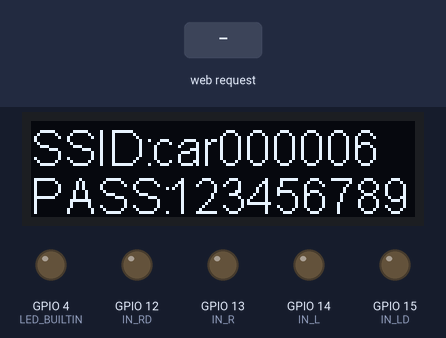
Recording of a sketch running on a simulated ESP32. On the bench: 128×32 one-colour display, output pins drawn as LEDs (lit = HIGH). The test bench sets the inputs (shaded band). WiFi joins after 1.5 s; servers stay silent unless stated; EEPROM starts erased; what the sketch prints to the serial monitor is not drawn.

Above: at 3.6 s.
At 5.7 s:
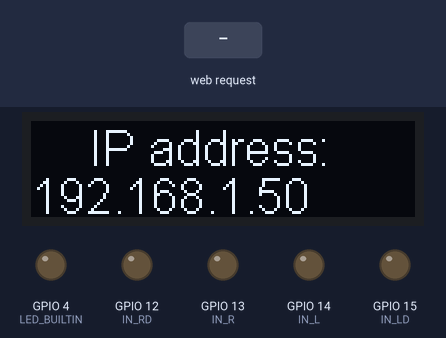
5.8 s: HTTP request GET /led/built_in/ received
At 6.5 s:
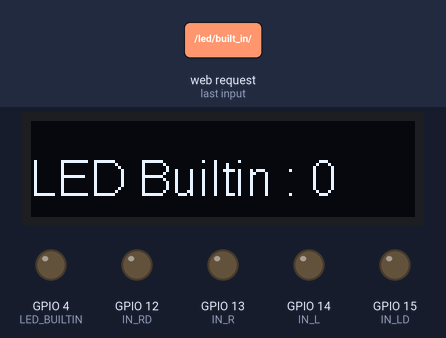
7.3 s: HTTP request GET /motor/ received
8.8 s: HTTP request GET /forward received
Timing chart, 0 to 11.8 s (numbered marks = the images above; inputs shaded):
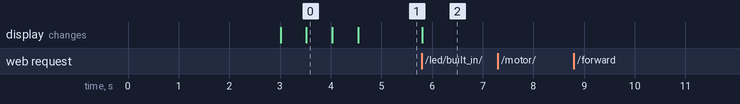

Measured:
- after the input at 5.8 s, the display: changes at once (image 2)
- after the input at 7.3 s, every drawn part: stays the same
- after the input at 8.8 s, every drawn part: stays the same

The sketch:

8_6_4.ino
```cpp
#include "EEPROM.h"
#include "SSD1306Wire.h"        // legacy: #include "SSD1306.h"
#include <WiFi.h>
#include <Wire.h>

#define SSID_EEP_ADDR 0
#define WiFi_NAME "car000006"
#define PASSWORD "123456789"
#define LED_BUILTIN 4


#define IN_R 13
#define IN_L 14
#define IN_RD 12  //HIGH 후진, LOW 전진
#define IN_LD 15  //HIGH 전진, LOW 후진

int TIME_INTERVAL = 3000;

SSD1306Wire display(0x3c, 0, 2, GEOMETRY_128_32);

WiFiServer server(80);  //포트번호 설정 (생략가능)

void setup() {

  Serial.begin(115200);
  delay(3000);

  pinMode(LED_BUILTIN,OUTPUT);

   //모터 회전수
  pinMode(IN_R,OUTPUT);
  pinMode(IN_L,OUTPUT);

  //모터 회전방향
  pinMode(IN_RD,OUTPUT);
  pinMode(IN_LD,OUTPUT);

  EEPROM.begin(10);
  String read_eep_ssid = EEPROM.readString(SSID_EEP_ADDR);

  if(read_eep_ssid != WiFi_NAME){
    EEPROM.writeString(SSID_EEP_ADDR, WiFi_NAME);
    EEPROM.commit();
  }

  //OLED 초기화
  display.init();

  display.flipScreenVertically();
  display.setFont(ArialMT_Plain_16);
  display.setTextAlignment(TEXT_ALIGN_LEFT);

  // //OLED 표시
  // read_eep_ssid = EEPROM.readString(SSID_EEP_ADDR);
  // display.clear();
  // display.drawString(0,0,read_eep_ssid);
  // display.display();


  //wifi 연결
  read_eep_ssid = EEPROM.readString(SSID_EEP_ADDR);
  const char* ssid = read_eep_ssid.c_str();
  WiFi.begin(ssid, PASSWORD);

  int wifi_status = 0;
  while (WiFi.status() != WL_CONNECTED) {
    delay(500);
    //연결대기중
    if(wifi_status == 0){
      display.clear();
      display.drawString(0, 0, "SSID:");
      display.drawString(40, 0, ssid);
      display.drawString(0, 16, "PASS:");
      display.drawString(45, 16, PASSWORD);
      display.display();
    }
    else{
      display.clear();
      display.drawString(0, 0, "SSID:");
      display.drawString(40, 0, ssid);
      display.drawString(120, 0, ".");
      display.drawString(0, 16, "PASS:");
      display.drawString(45, 16, PASSWORD);
      display.display();
    }

    wifi_status = !wifi_status;
  }

  //연결 성공.
  display.clear();
  display.drawString(20, 0, "IP address:");
  display.drawString(0, 16, ip2Str(WiFi.localIP()));
  display.display();

  server.begin();  // 서버 동작
}

void loop() {
  WiFiClient client = server.available();   // 새로운 클라이언트 생성
  if (client) {                             // 클라이언트가 만들어지고
    Serial.println("create client");
    String currentLine = "";                // 클라이언트에서 받을 문자열 변수준비

    while (client.connected()) {            // 연결될 때까지...
      if (client.available()) {             // 클라이언트에서 문자를 받으면
        char c = client.read();             // 문자를 byte 단위로 읽고, 문자로 저장

        if (c == '\n') {                    // 문자가 개행문자이면..

          break;
        } else if (c != '\r') {
          currentLine += c;
        }
      }
    }


    Serial.println(currentLine);

    String led_url = "/led/built_in/";
    String motor_url = "/motor/" ;
    if(currentLine.indexOf(led_url)>0){
      int index = currentLine.indexOf(led_url)+led_url.length();
      int num = currentLine.substring(index,index+3).toInt();

      Serial.println(num);
      led_lighting(num);
    }

    if(currentLine.indexOf(motor_url)>0){
      int speed = 255;
      if(currentLine.indexOf("forward")>0){
        car_FW(speed);
        delay(TIME_INTERVAL);
      }
      if(currentLine.indexOf("backward")>0){
        car_BW(speed);
        delay(TIME_INTERVAL);
      }
      if(currentLine.indexOf("left")>0){
        car_FL(speed);
        delay(TIME_INTERVAL*2);
      }
      if(currentLine.indexOf("right")>0){
        car_FR(speed);
        delay(TIME_INTERVAL*2);
      }

      analogWrite(IN_L,0);
      analogWrite(IN_R,0);

    }

    client.println("HTTP/1.1 200 OK");

    client.stop();
    Serial.println("Client Disconnected.");
  }

}

void led_lighting(int num){
  oLED_print("LED Builtin : "+String(num));
  for (int i=0;i<num;i++){
    analogWrite(LED_BUILTIN,100);
    delay(250);
    analogWrite(LED_BUILTIN,0);
    delay(250);
  }
}

String ip2Str(IPAddress ip){
  String s="";
  for (int i=0; i<4; i++) {
    s += i  ? "." + String(ip[i]) : String(ip[i]);
  }
  return s;
}
void oLED_print(String msg){
  display.clear();
  display.drawString(0, 10, msg);
  display.display();
}

void car_FW(int speed){
  analogWrite(IN_L,0);
  analogWrite(IN_R,0);

  oLED_print("forward : "+String(speed));

  //왼쪽모터
  digitalWrite(IN_LD,HIGH);
  analogWrite(IN_L,speed);

   //오른쪽모터
  digitalWrite(IN_RD,LOW);
  analogWrite(IN_R,speed);
}

void car_BW(int speed){
  analogWrite(IN_L,0);
  analogWrite(IN_R,0);

  oLED_print("backward : "+String(speed));
  //왼쪽모터
  digitalWrite(IN_LD,LOW);
  analogWrite(IN_L,speed);

   //오른쪽모터
  digitalWrite(IN_RD,HIGH);
  analogWrite(IN_R,speed);
}


void car_FL(int speed){
  analogWrite(IN_L,0);
  analogWrite(IN_R,0);

  oLED_print("forward left : "+String(speed));

  //왼쪽모터
  digitalWrite(IN_LD,HIGH);
  analogWrite(IN_L,70);

   //오른쪽모터
  digitalWrite(IN_RD,LOW);
  analogWrite(IN_R,speed);
}

void car_FR(int speed){
  analogWrite(IN_L,0);
  analogWrite(IN_R,0);

  oLED_print("forward right: "+String(speed));

  //왼쪽모터
  digitalWrite(IN_LD,HIGH);
  analogWrite(IN_L,speed);

   //오른쪽모터
  digitalWrite(IN_RD,LOW);
  analogWrite(IN_R,70);
}
```
